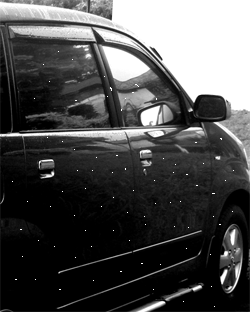
#> input picture 1207070067_Moh Husni Nasrul Haq/mobil.jpeg, 250 x 312 px
$ python '6.  Konvolusi.py'
#> lines starting #> are read from the running program, lines starting #| are printed output that depends on the picture
import matplotlib.pyplot as plt #mengimport library untuk menghasilkan grafik
import numpy as np #mengimport library numpy untuk array dan matriks
import cv2 #library untuk operasi dalam citra

citra1 = cv2.imread("mobil.jpeg", cv2.IMREAD_GRAYSCALE) #membuka gambar1 dengan opencv dalam pembacaan grayscale
#> citra1 is the input picture: shape (312, 250); min 0, max 255, mean 76.9
print(citra1.shape)  # Menampilkan dimensi citra1
#| (312, 250)

plt.imshow(citra1, cmap='gray')  # Menampilkan citra1 dalam skala keabuan

kernel = np.array([[-1, 0, -1],  # Membuat kernel untuk filter sharpening
                   [0, 4, 0],
                   [-1, 0, -1]])

citraOutput = cv2.filter2D(citra1, -1, kernel)  # Melakukan operasi filter sharpening pada citra1 dengan kernel yang telah dibuat
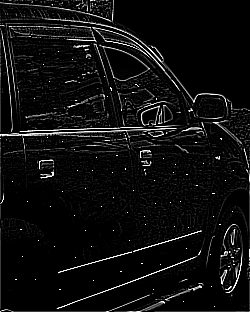
#> citraOutput: shape (312, 250); min 0, max 255, mean 14.5

fig, axes = plt.subplots(1, 2, figsize=(12, 12))  # Membuat subplot dengan 1 baris dan 2 kolom untuk menampilkan citra input dan output
ax = axes.ravel()

ax[0].imshow(citra1, cmap='gray')  # Menampilkan citra1 dalam skala keabuan pada sumbu x[0]
ax[0].set_title("Citra Input")
ax[1].imshow(citraOutput, cmap='gray')  # Menampilkan citraOutput dalam skala keabuan pada sumbu x[1]
ax[1].set_title("Citra Output")
plt.show()  # Menampilkan plot citra input dan output secara bersamaan
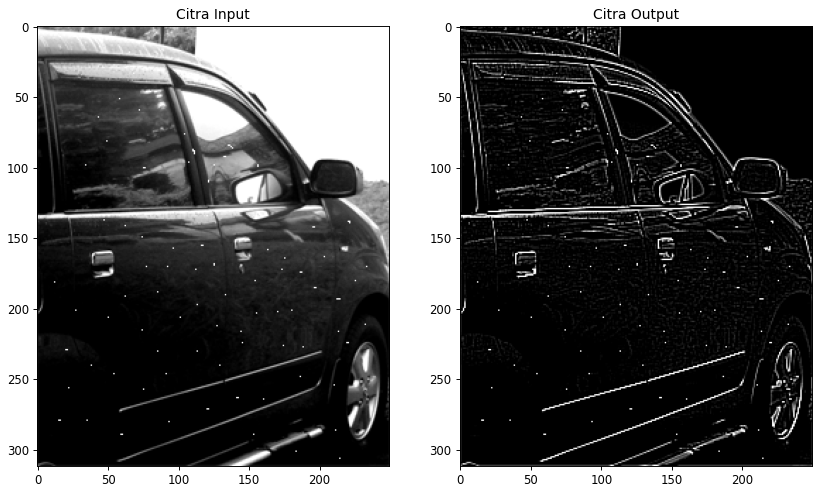
#> figure drawn by matplotlib, 2 panels

$ run again, with 1207070067_Moh Husni Nasrul Haq/boneka2.jpeg copied over 1207070067_Moh Husni Nasrul Haq/mobil.jpeg
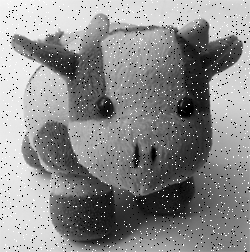
#> input picture 1207070067_Moh Husni Nasrul Haq/boneka2.jpeg, 250 x 252 px
#> citra1 is the input picture: shape (252, 250); min 0, max 255, mean 139.1
#| (252, 250)
#> `citraOutput = cv2.filter2D(citra1, -1, kernel)`:
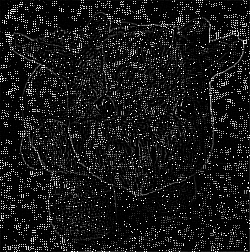
#> citraOutput: shape (252, 250); min 0, max 255, mean 23.2
#> `plt.show()`:
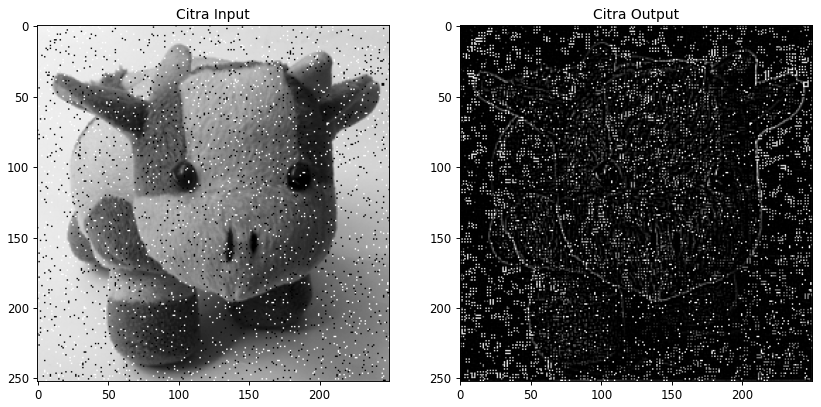
#> figure drawn by matplotlib, 2 panels

$ run again, with 1207070067_Moh Husni Nasrul Haq/brain.jpeg copied over 1207070067_Moh Husni Nasrul Haq/mobil.jpeg
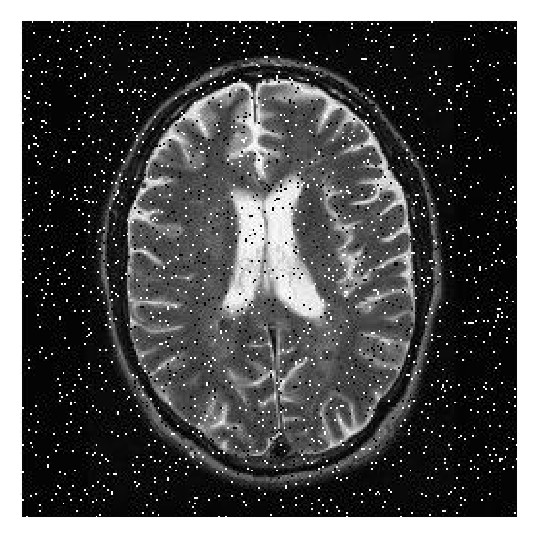
#> input picture 1207070067_Moh Husni Nasrul Haq/brain.jpeg, 537 x 537 px
#> citra1 is the input picture: shape (537, 537); min 0, max 255, mean 82.8
#| (537, 537)
#> `citraOutput = cv2.filter2D(citra1, -1, kernel)`:
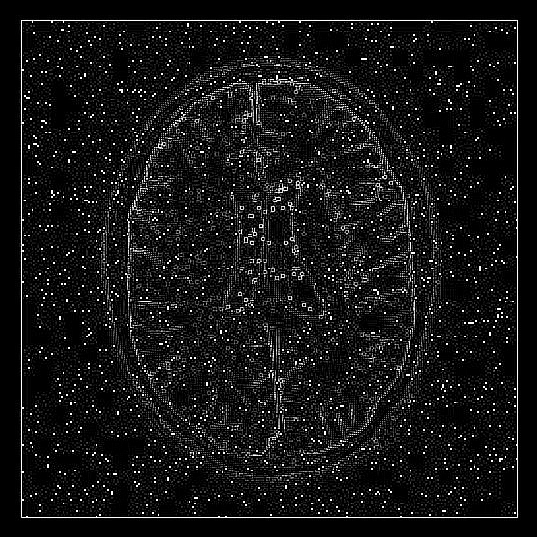
#> citraOutput: shape (537, 537); min 0, max 255, mean 21.5
#> `plt.show()`:
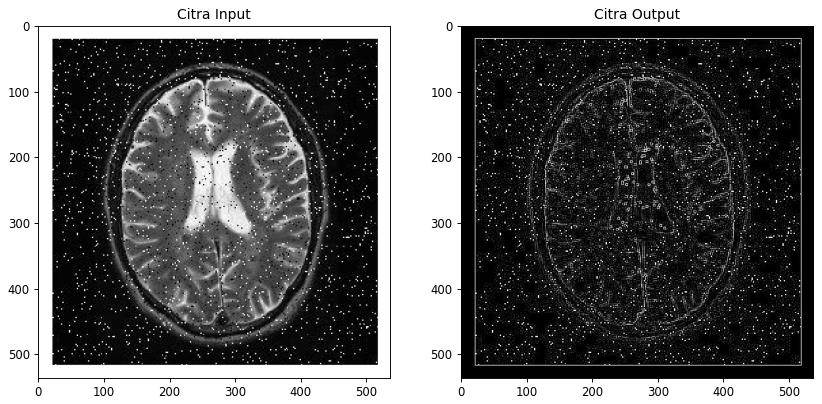
#> figure drawn by matplotlib, 2 panels
